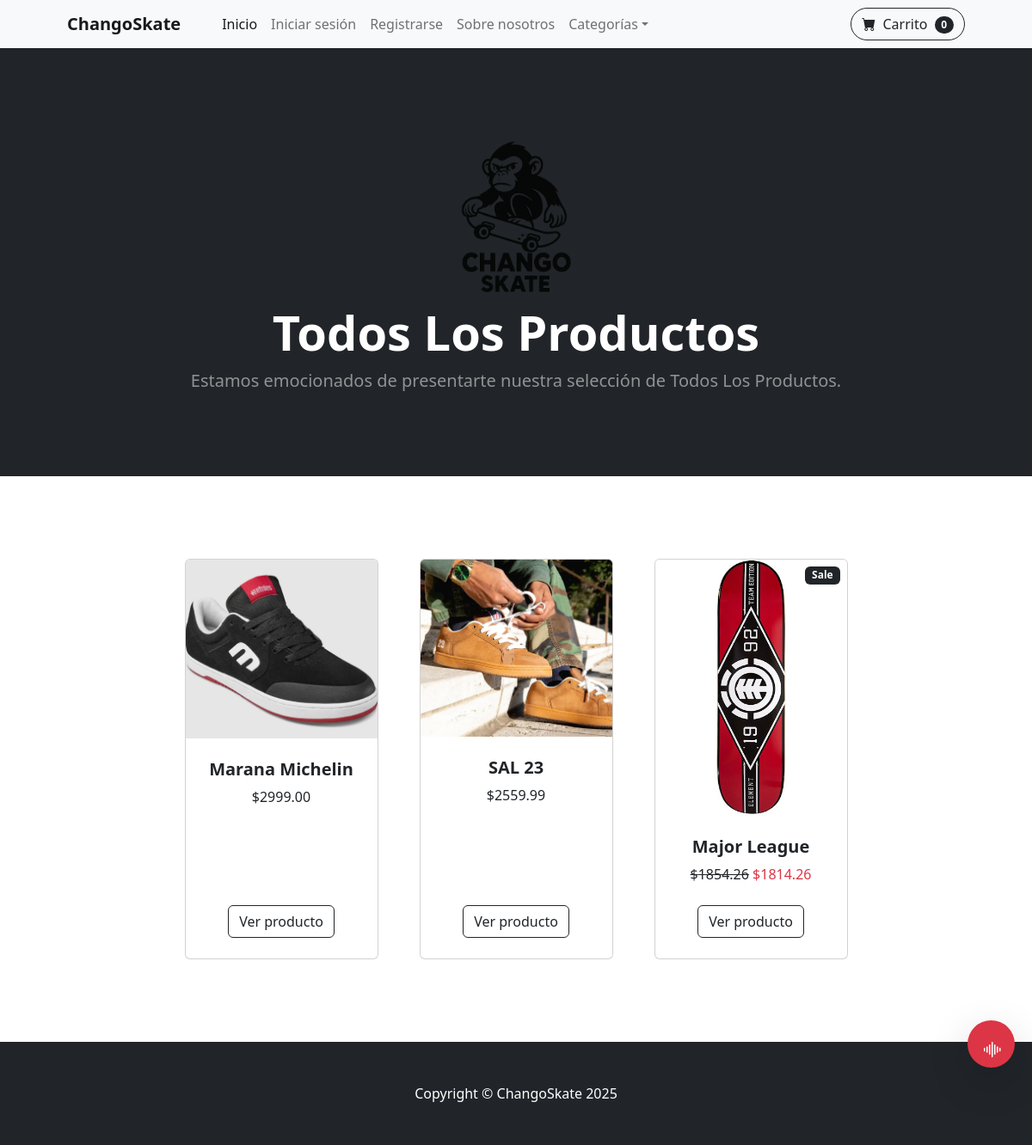
The app's page /category/all/ with its own data.
### store/models.py (models this page shows, shortened)
class Product(models.Model):
    name = models.CharField(max_length=100)
    price = models.DecimalField(default=0, max_digits=10, decimal_places=2)
    category = models.ForeignKey(Category, on_delete=models.CASCADE, default=1)
    description = models.TextField(max_length=500, default='', blank=True, null=True)
    image = models.ImageField(upload_to='uploads/products/')
    is_saler = models.BooleanField(default=False)
    sale_price = models.DecimalField(default=0, max_digits=10, decimal_places=2)

### store/views.py (the view)
# urls.py: path('category/<str:foo>/', views.category, name='category'),
def category(request, foo):
    foo = foo.lower().replace('-', ' ')
    try:
       if foo == 'all':
            products = Product.objects.all()
            category_name = "Todos los productos"
       else:
            category = Category.objects.get(name__iexact=foo)
            products = Product.objects.filter(category=category)
            category_name = category.name.title()
       return render(request, 'category.html', {'products': products, 'category': category_name})
    except:
        messages.error(request, "Categoría no válida o no existe.")
        return redirect('home')

### cart/cart.py (called while the page is built)
    def __len__(self):
        return len(self.cart)

### cart/context_processors.py (called while the page is built)
def cart(request):
    return {'cart': Cart(request)}

### store/templates/category.html
{% extends 'base.html' %}
{% load static %}
{% block content %}
        <header class="bg-dark py-5">
            <div class="container px-4 px-lg-5 my-5">
                <div class="text-center text-white">
                    <img src="{% static 'assets/changoskateico.png' %}" alt="Chango Skate" width="200wv"  class="d-inline-block align-text-top">
                    <h1 class="display-4 fw-bolder">
                        {{ category|title }}
                    </h1>
                    <p class="lead fw-normal text-white-50 mb-0">Estamos emocionados de presentarte nuestra selección de {{ category|title }}.</p>
                </div>
            </div>
        </header>
        <section class="py-5">
            <div class="container px-4 px-lg-5 mt-5">
                <div class="row gx-4 gx-lg-5 row-cols-2 row-cols-md-3 row-cols-xl-4 justify-content-center">
                    {% for product in products %}
                        {% if product.is_saler %}
                            <div class="col mb-5">
                                <div class="card h-100">
                                    <div class="badge bg-dark text-white position-absolute" style="top: 0.5rem; right: 0.5rem">Sale</div>
                                    <img class="card-img-top" src="{{ product.image.url }}" alt="..." />
                                    <div class="card-body p-4">
                                        <div class="text-center">
                                            <h5 class="fw-bolder">{{ product.name }}</h5>
                                            <strike>${{ product.price|floatformat:2 }}</strike>
                                            <span class="text-danger">${{ product.sale_price|floatformat:2 }}</span>
                                        </div>
                                    </div>
                                    <div class="card-footer p-4 pt-0 border-top-0 bg-transparent">
                                        <div class="text-center"><a class="btn btn-outline-dark mt-auto" href="{% url 'product' product.id %}">Ver producto</a></div>
                                    </div>
                                </div>
                            </div>
                        {% else %}
                    <div class="col mb-5">
                        <div class="card h-100">
                            <img class="card-img-top" src="{{ product.image.url }}" alt="..." />
                            <div class="card-body p-4">
                                <div class="text-center">
                                    <h5 class="fw-bolder">{{ product.name }}</h5>
                                    ${{ product.price|floatformat:2 }}
                                </div>
                            </div>
                            <div class="card-footer p-4 pt-0 border-top-0 bg-transparent">
                                <div class="text-center"><a class="btn btn-outline-dark mt-auto" href="{% url 'product' product.id %}">Ver producto</a></div>
                            </div>
                        </div>
                    </div>
                        {% endif %}
                    {% endfor %}
                </div>
            </div>
        </section>
{% endblock %}

### records on screen
Product: image (picture), name "Marana Michelin", price "2999.00"
Product: image (picture), name "SAL 23", price "2559.99"
Product: image (picture), name "Major League", price "1854.26", sale_price "1814.26"

### other values on screen
{{ category|title }} "Todos Los Productos"
